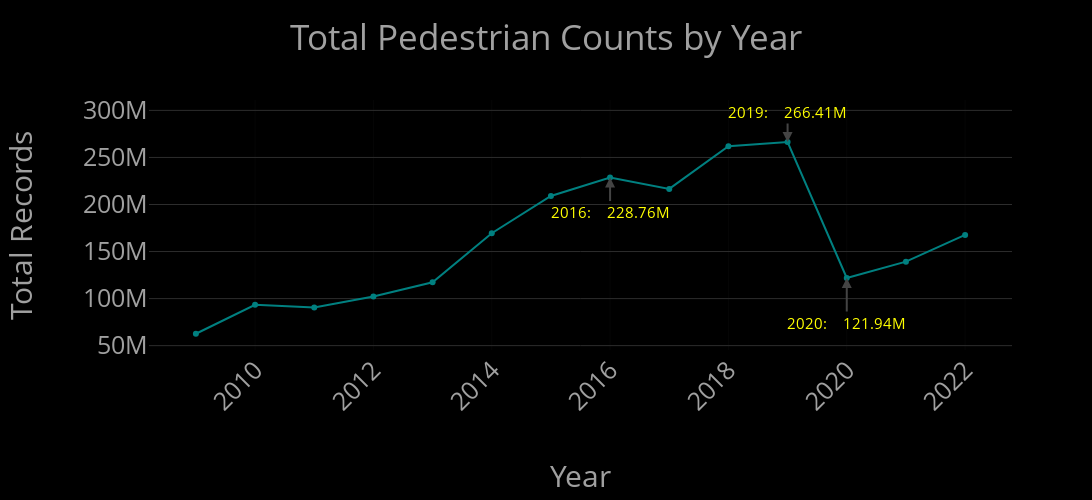

Here is the notebook cell this chart was saved with:
### Markdown cell above
Let's fine tune this with Plotly components:

### Code cell
year19 = 2019
year16 = 2016
year20 = 2020

figure2 = px.line(
    df_year_counts,
    x="Year",
    y="Total_counts",
    markers=True,
    height=500,
    title="Total Pedestrian Counts by Year"
)

figure2.update_traces(line=dict(color='teal'))

def format_millions(value):
    return f"{value / 1_000_000:.2f}M"

figure2.add_annotation(
    x=year19,
    y=df_year_counts[df_year_counts['Year'] == year19]['Total_counts'].values[0],
    text=f"{year19}:   \n{format_millions(df_year_counts[df_year_counts['Year'] == year19]['Total_counts'].values[0])}",
    showarrow=True,
    arrowhead=2,
    ax=0,
    ay=-30,  # 10px above the point
    font=dict(size=15, color="yellow")
)

# annotation for year 2016
figure2.add_annotation(
    x=year16,
    y=df_year_counts[df_year_counts['Year'] == year16]['Total_counts'].values[0],
    text=f"{year16}:   \n{format_millions(df_year_counts[df_year_counts['Year'] == year16]['Total_counts'].values[0])}",
    showarrow=True,
    arrowhead=2,
    ax=0,
    ay=35,  # 10px above the point
    font=dict(size=15, color="yellow")
)

# annotation for year 2020
figure2.add_annotation(
    x=year20,
    y=df_year_counts[df_year_counts['Year'] == year20]['Total_counts'].values[0],
    text=f"{year20}:   \n{format_millions(df_year_counts[df_year_counts['Year'] == year20]['Total_counts'].values[0])}",
    showarrow=True,
    arrowhead=2,
    ax=0,
    ay=45,  # 10px above the point
    font=dict(size=15, color="yellow")
)

figure2.update_layout(
    xaxis=dict(
        title="Year",
        title_standoff=50,
        automargin=True  # Ensures Plotly adjusts space automatically
    ),
    yaxis=dict(
        title="Total Records",
        title_standoff=50,
        automargin=True  # Prevents overlap issues
    ),
    # Extra space for better visibility
    yaxis_showgrid=True,
    yaxis_gridcolor='rgb(45,45,45)'  # Almost Black
)

# Dynamically adjust the width based on the title length
figure2.update_layout(
    width=len(figure.layout.title.text) * 20
)

figure2.show()

### Figure 1 — Plotly figure (JSON) as saved in the notebook; plotly's stock layout.template omitted (floating-point values rounded to 4 significant figures)
{"data": [{"hovertemplate": "Year=%{x}<br>Total_counts=%{y}<extra></extra>", "legendgroup": "", "line": {"color": "teal", "dash": "solid"}, "marker": {"symbol": "circle"}, "mode": "lines+markers", "name": "", "orientation": "v", "showlegend": false, "type": "scatter", "x": [2009, 2010, 2011, 2012, 2013, 2014, 2015, 2016, 2017, 2018, 2019, 2020, 2021, 2022], "xaxis": "x", "y": [62650110, 93459437, 90571965, 102215521, 117389820, 169500386, 209099687, 228757880, 216586414, 261909318, 266411675, 121941994, 139291234, 167712770], "yaxis": "y"}], "layout": {"annotations": [{"arrowhead": 2, "ax": 0, "ay": -30, "font": {"color": "yellow", "size": 15}, "showarrow": true, "text": "2019:   \n266.41M", "x": 2019, "y": 266411675}, {"arrowhead": 2, "ax": 0, "ay": 35, "font": {"color": "yellow", "size": 15}, "showarrow": true, "text": "2016:   \n228.76M", "x": 2016, "y": 228757880}, {"arrowhead": 2, "ax": 0, "ay": 45, "font": {"color": "yellow", "size": 15}, "showarrow": true, "text": "2020:   \n121.94M", "x": 2020, "y": 121941994}], "height": 500, "legend": {"tracegroupgap": 0}, "title": {"text": "Total Pedestrian Counts by Year"}, "width": 1420, "xaxis": {"anchor": "y", "automargin": true, "domain": [0, 1], "title": {"standoff": 50, "text": "Year"}}, "yaxis": {"anchor": "x", "automargin": true, "domain": [0, 1], "gridcolor": "rgb(45,45,45)", "showgrid": true, "title": {"standoff": 50, "text": "Total Records"}}}}
